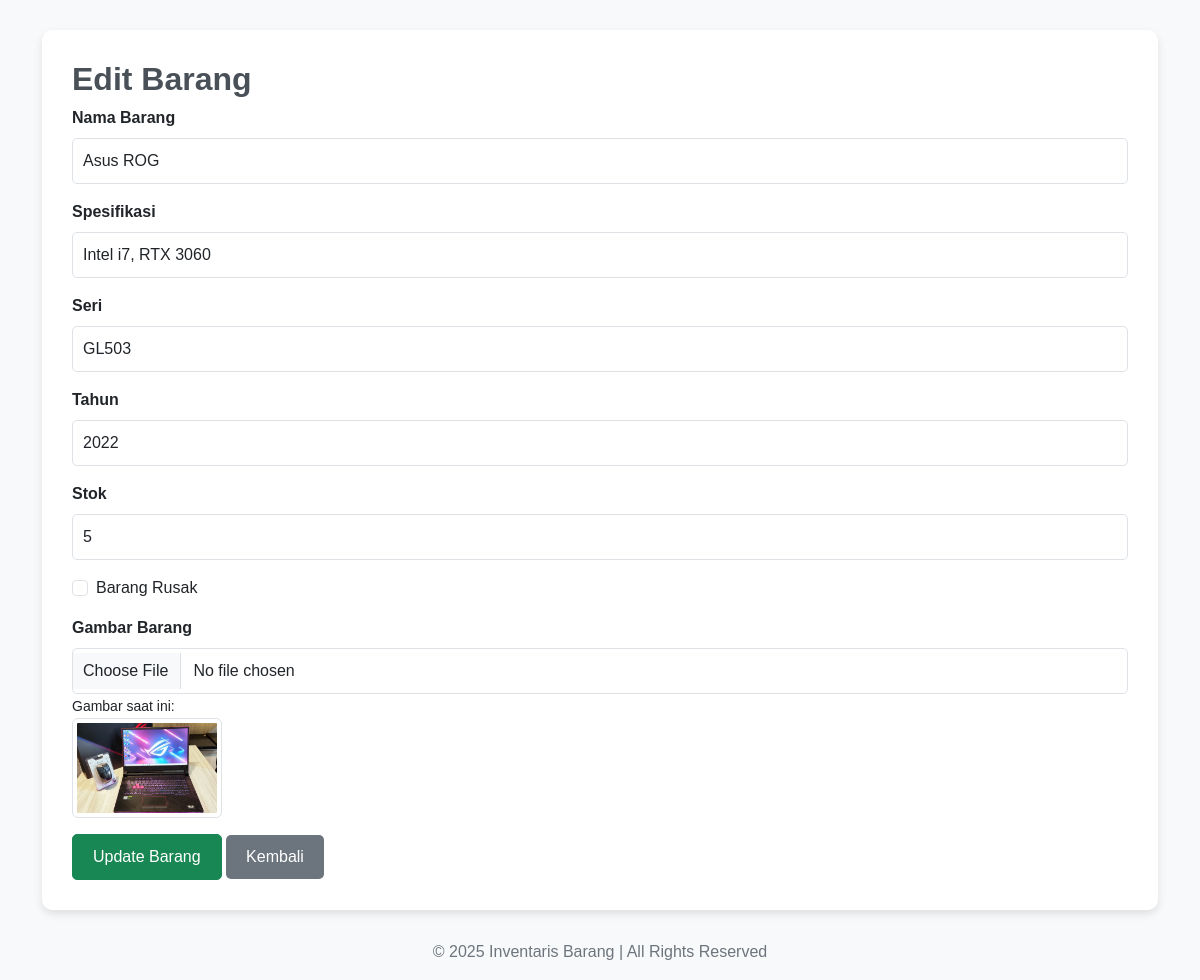
Page /edit_barang.php?id=1 on the committed database.
### tables this page shows
CREATE TABLE `inventaris` (
  `id` int(11) NOT NULL,
  `nama` varchar(100) NOT NULL,
  `spek` text NOT NULL,
  `tahun` int(11) NOT NULL,
  `seri` varchar(100) NOT NULL,
  `gambar` varchar(100) NOT NULL,
  `stok` int(11) NOT NULL,
  `rusak` tinyint(1) NOT NULL,
  `sub_kode` varchar(100) NOT NULL
);

### edit_barang.php (the view, shortened to what this page needs)
<?php
include 'koneksi.php';
if (isset($_GET['id'])) {
    $id_barang = $_GET['id'];
    $query = $koneksi->query("SELECT * FROM inventaris WHERE id = '$id_barang'");
    $barang = $query->fetch_assoc();
} else {
    header("Location: tabel-inventaris-barang.php");
    exit();
}
?>
<!DOCTYPE html>
<html lang="id">
<head>
    <link href="https://cdn.jsdelivr.net/npm/bootstrap@5.3.0/dist/css/bootstrap.min.css" rel="stylesheet">
</head>
<body>
<div class="container">
    <div class="content-box">
        <h2>Edit Barang</h2>
        <form method="POST" enctype="multipart/form-data">
            <div class="mb-3">
                <label for="nama" class="form-label">Nama Barang</label>
                <input type="text" name="nama" class="form-control" value="<?= $barang['nama'] ?>" required>
            </div>
            <div class="mb-3">
                <label for="spek" class="form-label">Spesifikasi</label>
                <input type="text" name="spek" class="form-control" value="<?= $barang['spek'] ?>" required>
            </div>
            <div class="mb-3">
                <label for="seri" class="form-label">Seri</label>
                <input type="text" name="seri" class="form-control" value="<?= $barang['seri'] ?>" required>
            </div>
            <div class="mb-3">
                <label for="tahun" class="form-label">Tahun</label>
                <input type="text" name="tahun" class="form-control" value="<?= $barang['tahun'] ?>" required>
            </div>
            <div class="mb-3">
                <label for="stok" class="form-label">Stok</label>
                <input type="number" name="stok" class="form-control" value="<?= $barang['stok'] ?>" required>
            </div>
            <div class="mb-3 form-check">
                <input type="checkbox" name="rusak" class="form-check-input" id="rusak" <?= $barang['rusak'] ? 'checked' : '' ?>>
                <label class="form-check-label" for="rusak">Barang Rusak</label>
            </div>
            <div class="mb-3">
                <label for="gambar" class="form-label">Gambar Barang</label>
                <input type="file" name="gambar" class="form-control">
                <small>Gambar saat ini:</small><br>
                <img src="img/<?= $barang['gambar'] ?>" class="img-thumbnail" alt="Gambar Barang">
            </div>
            <button type="submit" name="update" class="btn btn-success">Update Barang</button>
            <a href="daftar-inventaris-barang.php" class="btn btn-secondary">Kembali</a>
        </form>
    </div>
    <div class="footer">
        <p>&copy; 2025 Inventaris Barang | All Rights Reserved</p>
    </div>
</div>
</body>
</html>

### edit_barang.php (style rules this page uses)
body { background-color: #f8f9fa; font-family: 'Arial', sans-serif; }
.content-box { background-color: white; border-radius: 10px; padding: 30px; box-shadow: 0 4px 8px rgba(0, 0, 0, 0.1); margin-top: 30px; }
.content-box h2 { font-size: 2rem; font-weight: bold; color: #495057; }
.form-label { font-weight: 600; }
.btn-primary, .btn-success { font-size: 1rem; padding: 10px 20px; border-radius: 5px; }
.btn-secondary { font-size: 1rem; padding: 10px 20px; border-radius: 5px; background-color: #6c757d; border: none; }
.form-control { font-size: 1rem; padding: 10px; border-radius: 5px; }
.form-check-label { font-size: 1rem; font-weight: 500; }
.img-thumbnail { width: 150px; height: 100px; object-fit: cover; }
.footer { margin-top: 30px; text-align: center; color: #6c757d; }

### rows in the picture
inventaris: nama "Asus ROG", spek "Intel i7, RTX 3060", seri "GL503", tahun "2022", stok "5", gambar (picture)
